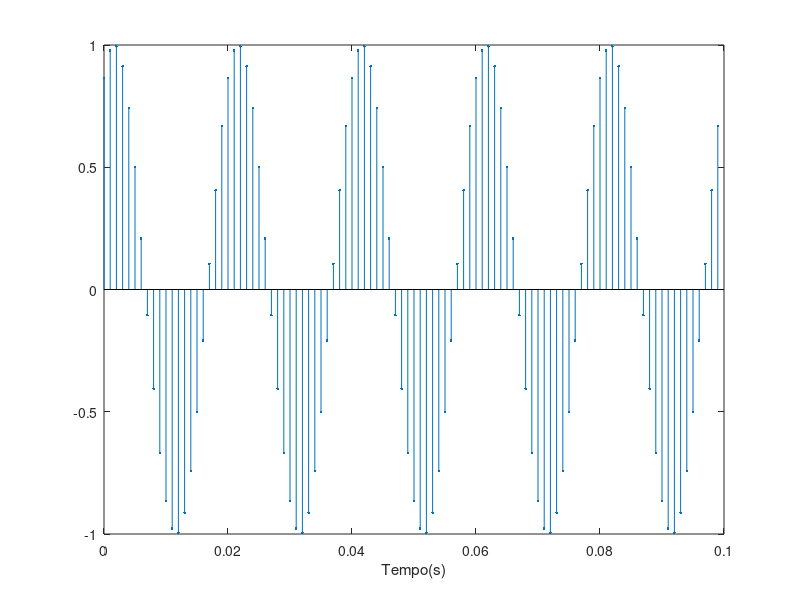

The MATLAB source for this figure: (Note: this script raises an error after producing the figure.)
%a          
                %teremos 20amostras por cada ciclo de sinusoidal, porque o
                %periodo é 1/50 e o periodo de amostragem é 1/1000, assim
                %1/50/1/1000=20 amostras, como temos 5 ciclos teremos 100
                %amostras no totala dos 5 ciclos

%PARAMETROS DE ENTRADA
f=50;           %frequencia=50Hz
fa=1000;        %fa=1kHz
fasor= pi/3;    %a=fasor=pi/3
n=5;            %nº de ciclos    
T=1/f;
Ta=1/fa;
t=0:Ta:n*T-Ta;  %duração do sinal
b=[4 6 8 10]    %nº de bits

%queremos um sinal de tempo discreto sinusoidal por exemplo um cos ou sin 
x = sin(2*pi*f*t + fasor);  %declaraçao do sinal 

figure
stem(t,x,'.')           %grafico 1
xlabel('Tempo(s)')

for k=1:length(b)   %vai fazer o ciclo até ao comprimento do vetor b
    xq(k,:)=xQuant(x,b(k));     %parametros de entrada para a função

    e(k,:)=x-xq(k,:);           %calculo do ruido
    Er(1,k)=sum(e(k,:).^2);     %calculo da energia do ruido
end                    
Es=sum(x.^2);         %calculo da energia do sinal
SNR=10*log10(Es./Er)  %calculo dos SNR

figure
subplot(2,2,1)
stem(t,xq(1,:),'.')
title('Quantização de 4 bits')

subplot(2,2,2)
stem(t,xq(2,:),'.')
title('Quantização de 6 bits')

subplot(2,2,3)
stem(t,xq(3,:),'.')
title('Quantização de 8 bits')

subplot(2,2,4)
stem(t,xq(4,:),'.')
title('Quantização de 10 bits')

figure
plot(b,SNR,'b')             %grafico para comparação
xlabel('nº de bits(b)');    %abcissas em bits
ylabel('SNR(dB)');
grid on;
hold on;

%b

SNRn= 6.02*b               %SNR=6,02*b
plot(b,SNRn,'r')

figure
hist(x)                    %histograma

%Ao utilizar a expressao 6,02*b para calcular o sinal-ruido, estamos a
%pressupor que a distribuição uniforme do sinal, neste caso, o sinal está
%uniformemente distribuido, ou seja, os valores calculados pelas duas
%formas diferentes, vão nos dar valores muito proximos um do outro.
